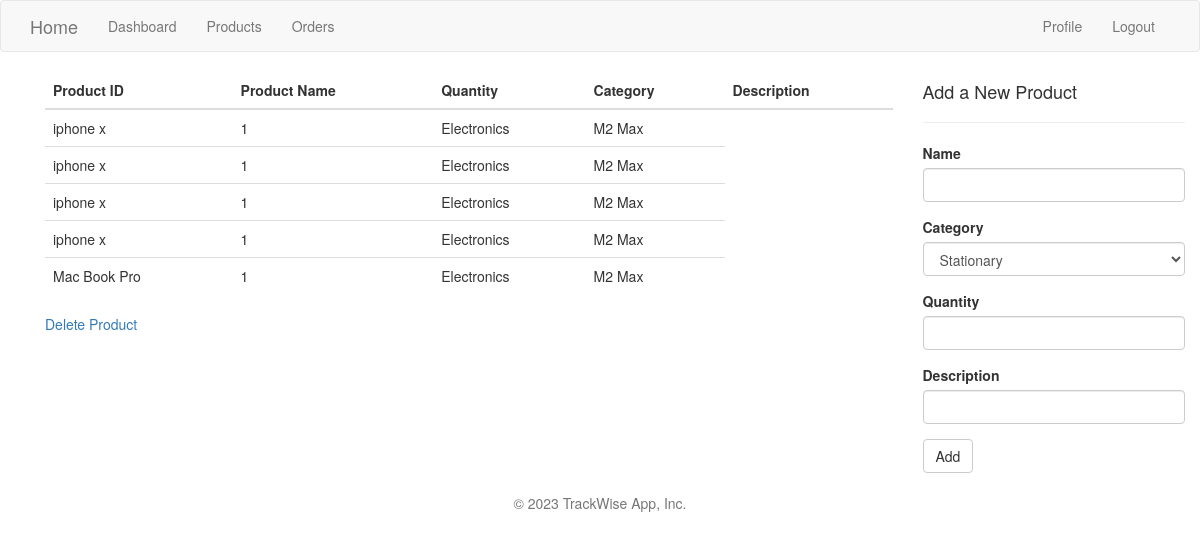
The page /products (signed in) on the database its author committed.
### app/models.py (models this page shows, shortened)
class Product(db.Model):
    id = db.Column(db.Integer, primary_key=True)
    product_id = db.Column(db.String(20), nullable=True)
    name = db.Column(db.String(100), nullable=True)
    category = db.Column(db.String(20), nullable=True)
    quantity = db.Column(db.Integer, nullable=True)
    description = db.Column(db.String(200), nullable=True)

### app/main/routes.py (the view, shortened to what this page needs)
@bp.route('/products', methods=['GET', 'POST'])
@login_required
def products():
    products = Product.query.all()
    form = ProductForm()
    context = {
        "products": products,
        "form": form
    }
    return render_template('products.html',title="Products", context=context )

### app/forms.py
class ProductForm(FlaskForm):
    name = StringField("Name", validators=[DataRequired()])
    category = SelectField("Category", choices=CATEGORY, validators=[DataRequired()])
    quantity = IntegerField("Quantity", validators=[DataRequired()])
    description = StringField("Description", validators=[DataRequired()])
    add = SubmitField('Add')

### app/models.py (called while the page is built)
@login.user_loader
def load_user(id):
    return User.query.get(int(id))

### app/templates/products.html
{% extends 'base.html' %}
{% import 'bootstrap/wtf.html' as wtf %}
{% block app_content %}
<div class="container">
    <div class="row">
        <div class="col-md-9">
            <table class="table">
               <thead>
                <tr>
                <th scope="col">Product ID</th>
                <th scope="col">Product Name</th>
                <th scope="col">Quantity</th>
                <th scope="col">Category</th>
                <th scope="col">Description</th>
                </tr>
               </thead>
               <tbody>
                {% for product in context.products %}
                <tr>
                    <td>{{ product.name }}</td>
                    <td>{{ product.quantity }}</td>
                    <td>{{ product.category }}</td>
                    <td>{{ product.description }}</td>
                </tr>
                {% endfor %}
            </tbody>
            </table>
            <a class="nav-link text-primary active" aria-current="page" href="{{url_for('main.delete_product') }}">Delete Product</a>
        </div>
        <div class="col-md-3">
            <form method="POST">
                <h4>Add a New Product</h4>
                <hr>
                {{ wtf.quick_form(context.form) }}
                <br>
        </div>
    </div>
</div>
{% endblock%}

### app/templates/base.html (shortened to what this page needs)
{% extends 'bootstrap/base.html' %}
{% block head %}
<link rel="stylesheet" href="{{ url_for('static', filename='css/styles.css') }}">
{{ super() }}
{% endblock%}
{% block navbar %}
    {% if current_user.is_authenticated %}
    <nav class="navbar navbar-default">
        <div class="container">
            <div class="navbar-header">
                <a class="navbar-brand" href="{{ url_for('main.index') }}">Home</a>
            </div>
            <div class="collapse navbar-collapse" id="bs-example-navbar-collapse-1">
                <ul class="nav navbar-nav">
                    <li><a href="{{ url_for('main.dash') }}">Dashboard</a></li>
                    <li><a href="{{ url_for('main.products') }}">Products</a></li>
                    <li><a href="{{ url_for('main.orders', username=current_user.username) }}">Orders</a></li>
                </ul>
                <ul class="nav navbar-nav navbar-right">
                    {% if current_user.is_anonymous %}
                    <li><a href="{{ url_for('main.login') }}">Login</a></li>
                    <li><a href="{{ url_for('main.register') }}">Sign Up</a></li>
                    {% else %}
                    <li><a href="{{ url_for('main.user', username=current_user.username) }}">Profile</a></li>
                    <li><a href="{{ url_for('main.logout') }}">Logout</a></li>
                    {% endif %}
                </ul>
            </div>
        </div>
    </nav>
{% endif %}
{% endblock %}
{% block content %}
    <div class="container">
        {% block app_content %}{% endblock %}
    </div>
    <div class="bg-light">
      <footer class="py-3 my-4">
        <p class="text-center text-muted">&copy; 2023 TrackWise App, Inc.</p>
      </footer>
  </div>
{% endblock %}

### app/static/css/styles.css (style rules this page uses)
:root { scroll-behavior: smooth; }
body { font-family: "Open Sans", sans-serif; color: #444444; }
a { color: #4154f1; text-decoration: none; }
h1, h2, h3, h4, h5, h6 { font-family: "Nunito", sans-serif; }

### rows shown on the page
Product: name "iphone x", quantity "1", category "Electronics", description "M2 Max"
Product: name "iphone x", quantity "1", category "Electronics", description "M2 Max"
Product: name "iphone x", quantity "1", category "Electronics", description "M2 Max"
Product: name "iphone x", quantity "1", category "Electronics", description "M2 Max"
Product: name "Mac Book Pro", quantity "1", category "Electronics", description "M2 Max"
